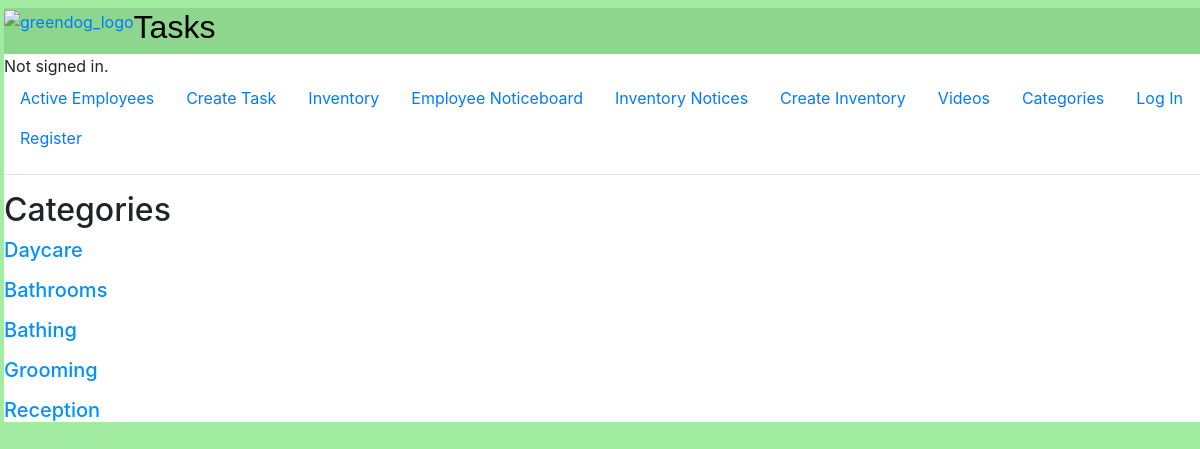
The page /categories on the database its author committed.
### auctions/models.py (models this page shows)
class Category(models.Model):
    categoryName = models.CharField(max_length=300)
    def __str__(self):
        return self.categoryName

### auctions/views.py (the view)
# urls.py: path("categories", views.categories, name="categories"),
def categories(request):
    categories = Category.objects.all()
    return render(request, "auctions/categories.html", {
        "categories": categories,
    })

### auctions/templates/auctions/categories.html
{% extends "auctions/layout.html" %}
{% block body %}
    <h2>Categories</h2>
    {% for category in categories %}
    <h5 style="color:rgb(0, 145, 255)">
         <p>{{category}}</p>
{% endfor %}
{% endblock %}

### auctions/static/auctions/styles.css (style rules this page uses)
html { margin: 1vh; }

### auctions/templates/auctions/layout.html (style rules this page uses)
html { background-color: rgb(162, 236, 162); margin-left:0.5vh; margin-right:0vh; }

### rows shown on the page
Category: categoryName "Daycare"
Category: categoryName "Bathrooms"
Category: categoryName "Bathing"
Category: categoryName "Grooming"
Category: categoryName "Reception"
